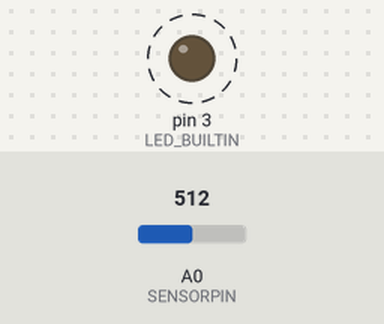
Simulated run of this sketch. Board: Arduino Uno, built with avr-gcc and run on an emulated ATmega328P. Parts: output pins drawn as LEDs (lit = HIGH). Dashed ring = blinking. The test bench sets the inputs (shaded band); at power-on: A0 (SENSORPIN) = 512. What the sketch prints to the serial monitor is not drawn.

Above: at 0.89 s.
1.4 s: A0 (SENSORPIN) set to 0
At 2.3 s:
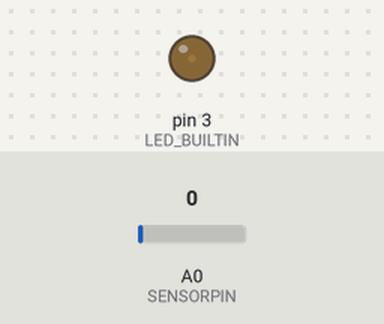
3.1 s: A0 (SENSORPIN) set to 3
At 3.6 s:
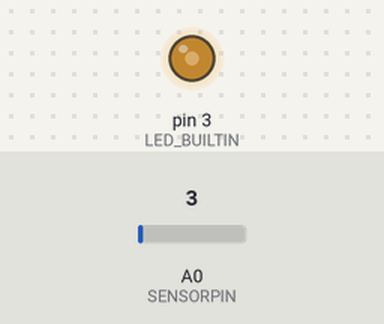
4.6 s: A0 (SENSORPIN) set to 122
At 4.85 s:
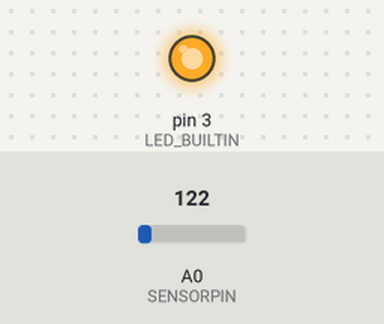
Timing chart, 0 to 13.7 s (numbered marks = the images above; inputs shaded):
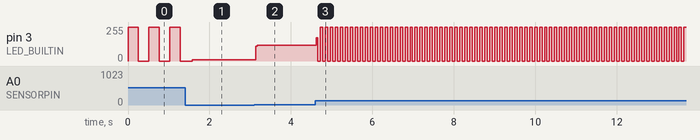

Measured:
- the behaviour switches between 1 and 2 on A0 (SENSORPIN) (found by bisection; images 1 and 2)
- after the input at 3.1 s, pin 3 (LED_BUILTIN): 11/255 → 117/255 at once
- after the input at 4.6 s, pin 3 (LED_BUILTIN): 117/255 → 176/255 at once, then repeats every 0.12 s: 0/255 0.06 s, 255/255 0.06 s

The sketch:

2-Basic_Blink_Pot.ino
```cpp
//Simple example of blinking a led in a rhythm of the position of a potentiometer
//By Michel Gutlich for the workshop Resonant Frequencies #2

#define LED_BUILTIN 3
#define SENSORPIN A0

const bool debug = true;

int tempo = 500;

// the setup function runs once when you press reset or power the board
void setup() {
  // initialize digital pin LED_BUILTIN as an output.
  pinMode(LED_BUILTIN, OUTPUT);
  if (debug) Serial.begin(115200);
  analogReference(EXTERNAL); //Set the analog reference to external so we can use 3.3 volts as a reference. A wire must be connected from the ARef pin to 3.3V
}

// the loop function runs over and over again forever
void loop() {
  tempo = analogRead(SENSORPIN);  //Read the value of the potentiometer ( 0 - 1023)

  if(debug) Serial.println(tempo);

  digitalWrite(LED_BUILTIN, HIGH);  // turn the LED on (HIGH is the voltage level)
  delay(tempo/2);                      // wait for half the tempo
  digitalWrite(LED_BUILTIN, LOW);   // turn the LED off by making the voltage LOW
  delay(tempo/2);                      // wait for half the tempo
}

//Experiment:
//Invert one or both of  the delay lines  the tempo value by writing it as
// delay(512 - tempo/2);
```
